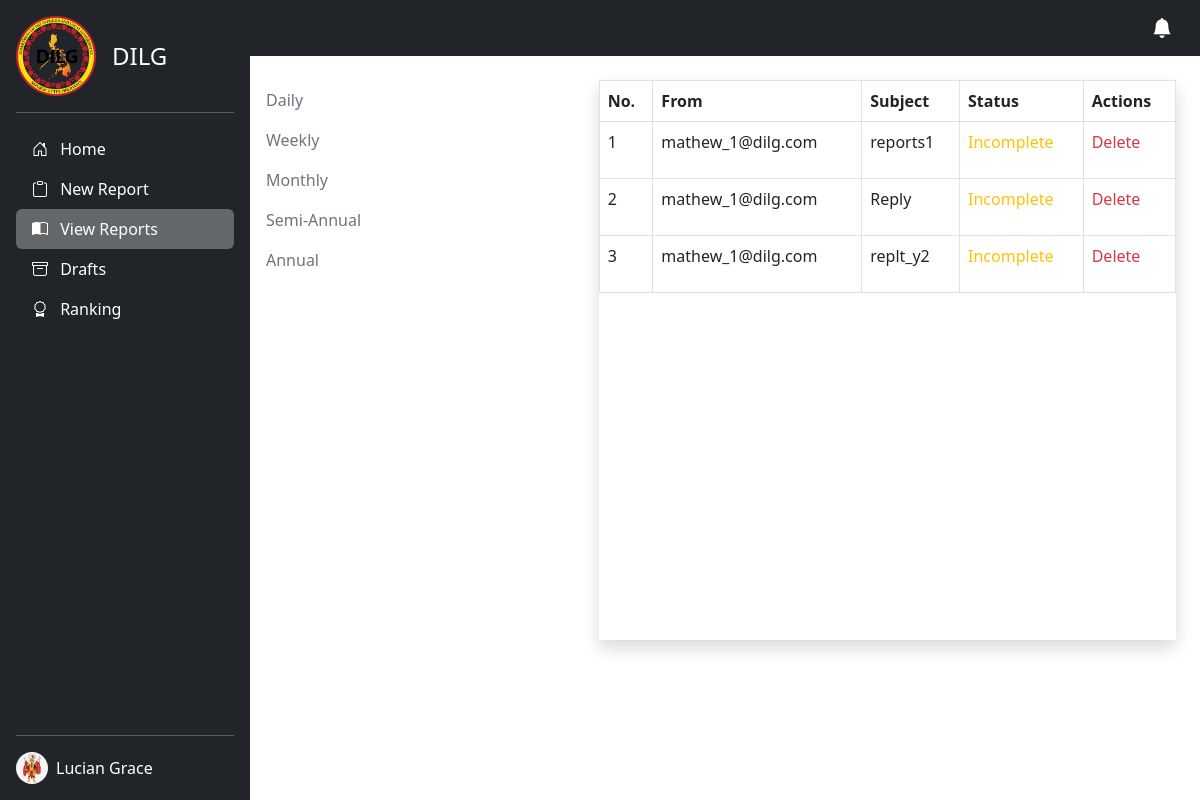
The app's page /admin/reports.php (signed in), older data.
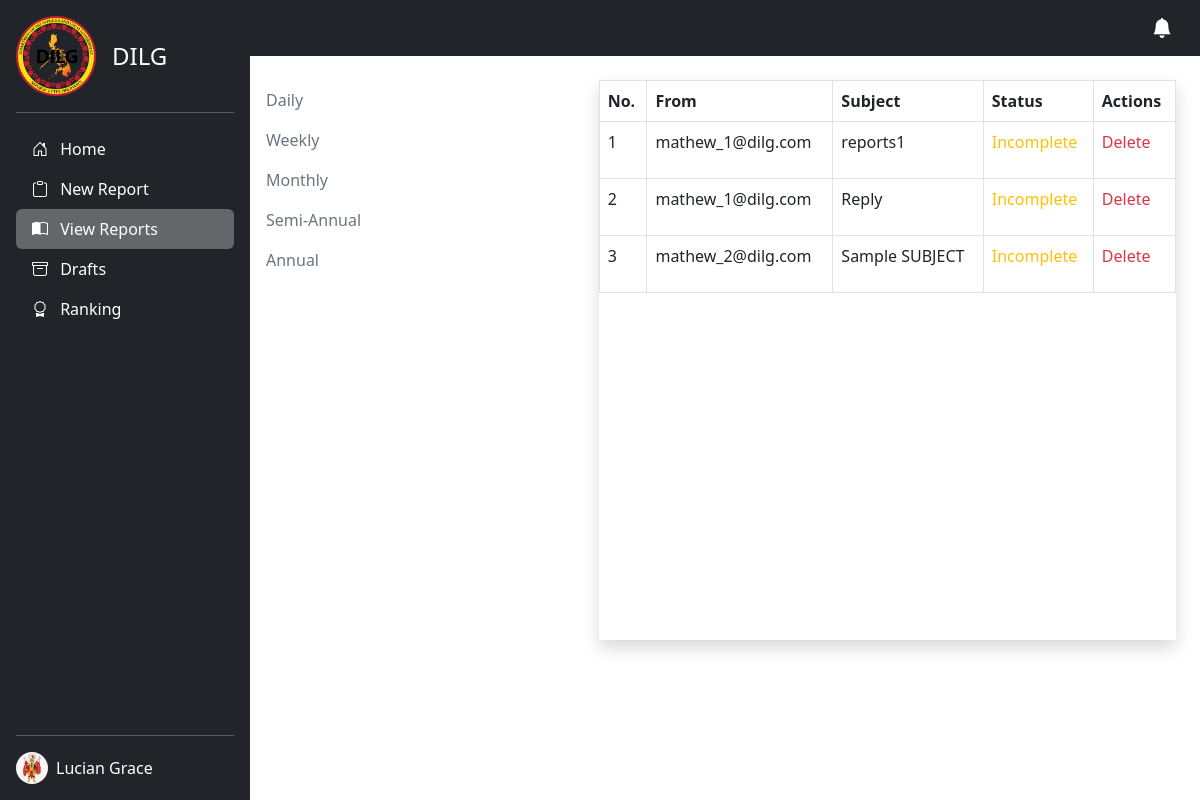
The same page, newer data.
### tables this page shows
CREATE TABLE `users` (
  `id` int(11) NOT NULL,
  `user_type` int(50) NOT NULL,
  `user_id` varchar(50) NOT NULL,
  `email` varchar(50) NOT NULL,
  `password` varchar(255) NOT NULL,
  `first_name` varchar(50) NOT NULL,
  `middle_name` varchar(50) NOT NULL,
  `last_name` varchar(50) NOT NULL,
  `date_of_birth` date NOT NULL,
  `address` varchar(255) NOT NULL,
  `barangay` varchar(50) NOT NULL,
  `barangay_id` varchar(50) NOT NULL,
  `dilg_id` varchar(100) NOT NULL,
  `image` blob NOT NULL,
  `date_time_created` datetime NOT NULL,
  `date_time_updated` datetime NOT NULL
);

CREATE TABLE `reports` (
  `id` int(11) NOT NULL,
  `user_id` varchar(50) NOT NULL,
  `report_id` varchar(50) NOT NULL,
  `from_user` varchar(50) NOT NULL,
  `to_user` varchar(50) NOT NULL,
  `barangay` varchar(10000) NOT NULL,
  `subject` varchar(50) NOT NULL,
  `opr` varchar(100) NOT NULL,
  `message` longtext NOT NULL,
  `duration` varchar(50) NOT NULL,
  `pdf_files` blob NOT NULL,
  `status` int(225) NOT NULL,
  `notif_status` int(11) NOT NULL,
  `date_start` datetime NOT NULL,
  `date_end` datetime NOT NULL,
  `deadline` int(11) NOT NULL,
  `date_created` date NOT NULL,
  `time_created` time NOT NULL,
  `date_updated` date NOT NULL,
  `time_updated` time NOT NULL
);

### admin/reports.php (the view, shortened to what this page needs)
<?php
include 'images.php';
$email = $_SESSION['username'];
$user_id = $_SESSION['user_id'];
$report_link = "add-report.php";
$view_link = "reports.php";
$draft_link = "draft.php";
$ranking = "ranking.php";
?>
<!DOCTYPE html>
<html lang="en">
<head>
  <link href="https://cdn.jsdelivr.net/npm/bootstrap@5.3.0-alpha1/dist/css/bootstrap.min.css" rel="stylesheet">
  <link rel="stylesheet" href="https://cdnjs.cloudflare.com/ajax/libs/bootstrap-icons/1.10.3/font/bootstrap-icons.min.css" />
  <link rel="stylesheet" href="../src/css/preloader.css">
</head>
<body>
  <main class="d-flex">
    <div class="d-flex flex-column flex-shrink-0 p-3 text-white bg-dark" style="width: 250px; min-height: 100vh;">
      <a href="/" class="d-flex align-items-center mb-3 mb-md-0 me-md-auto text-white text-decoration-none">
        <img src="../src/img/dilg.png" height="80" alt="">
        <span class="fs-4 ps-3">DILG</span>
      </a>
      <hr>
      <ul class="nav nav-pills flex-column mb-auto">
        <li class="nav-item">
          <a href="index.php" class="nav-link text-white">
            <i class="bi bi-house-door me-2"></i>
            Home
          </a>
        </li>
        <li>
          <a href="<?php echo $report_link ?>" class="nav-link text-white">
            <i class="bi bi-clipboard me-2"></i>
            New Report
          </a>
        </li>
        <li>
          <a href="<?php echo $view_link ?>" class="nav-link text-white active" aria-current="page">
            <i class="bi bi-book-half me-2"></i>
            View Reports
          </a>
        </li>
        <li>
          <a href="<?php echo $draft_link ?>" class="nav-link text-white">
            <i class="bi bi-archive me-2"></i>
            Drafts
          </a>
        </li>
        <li>
          <a href="<?php echo $ranking ?>" class="nav-link text-white">
            <i class="bi bi-award me-2"></i>
            Ranking
          </a>
        </li>
      </ul>
      <hr>
      <div class="dropdown">
        <a href="#" class="d-flex align-items-center text-white text-decoration-none" id="dropdownUser1" data-bs-toggle="dropdown" aria-expanded="false">
          <?php
          $sql_admin = "SELECT * FROM users WHERE user_id = '$user_id'";
          $query_admin = mysqli_query($conn, $sql_admin);
          $admin_row = mysqli_fetch_array($query_admin);
          ?>
          <img src="<?php if (empty($admin_row['image'])) {
                      echo '../src/img/avatar.svg';
                    } else {
                      echo 'admins/' . $admin_row['image'];
                    } ?>" alt="" width="32" height="32" class="rounded-circle me-2">
          <?= $admin_row['first_name'] . ' ' . $admin_row['last_name'] ?>
        </a>
      </div>
    </div>
    <div class="container-fluid p-0">
      <nav class="navbar bg-dark navbar-dark">
        <div class="container">
          <a class="navbar-brand ms-auto" href="#"><i class="bi bi-bell-fill"></i></a>
        </div>
      </nav>
      <div class="row mt-4">
        <div class="col-lg-4">
          <ul class="nav flex-column">
            <li class="nav-item">
              <a class="nav-link text-secondary" href="daily.php">Daily</a>
            </li>
            <li class="nav-item">
              <a class="nav-link text-secondary" href="weekly.php">Weekly</a>
            </li>
            <li class="nav-item">
              <a class="nav-link text-secondary" href="monthly.php">Monthly</a>
            </li>
            <li class="nav-item">
              <a class="nav-link text-secondary" href="semi-anual.php">Semi-Annual</a>
            </li>
            <li class="nav-item">
              <a class="nav-link text-secondary" href="annualy.php">Annual</a>
            </li>
          </ul>
        </div>
        <div class="col-lg-8">
          <div class="card shadow py-0 mx-4" style="border: none; border-radius: 0; min-height: 35rem;">
            <table class="table table-bordered table-hover" id="data">
              <thead>
                <tr>
                  <th>No.</th>
                  <th>From</th>
                  <th>Subject</th>
                  <th>Status</th>
                  <th>Actions</th>
                </tr>
              </thead>
              <tbody>
                <?php
                $sql = "SELECT * FROM reports WHERE to_user LIKE '%$email%'";
                $run = mysqli_query($conn, $sql);
                if (mysqli_num_rows($run) > 0) {
                  $count = 0;
                  foreach ($run as $row) {
                    $report_id = $row['report_id'];
                    $ciphering = "AES-128-CTR";
                    $options = 0;
                    $encryption_iv = '1234567891011121';
                    $encryption_key = "TeamAgnat";
                    $encryption = openssl_encrypt(
                      $report_id,
                      $ciphering,
                      $encryption_key,
                      $options,
                      $encryption_iv
                    );
                    $view_link = "view-reports.php?rid=" . $encryption;
                    $delete_link = "delete-reports.php?rid=" . $encryption;
                    $count++;
                ?>
                    <tr class="clickable-row" data-href="<?php echo $view_link ?>" style="cursor:pointer;">
                      <td><?php echo $count; ?></td>
                      <td><?php echo $row['from_user'] ?></td>
                      <td><?php echo $row['subject'] ?></td>
                      <?php if ($row['status'] == 1) {
                        echo "<td> <p class='text-success'> Complete </p> </td>";
                      } elseif ($row['status'] == 2) {
                        echo "<td> <p class='text-danger'> No Submission </p> </td>";
                      } elseif ($row['status'] == 3) {
                        echo "<td><p class='text-warning'> Incomplete </p> </td>";
                      } elseif ($row['status'] == 4) {
                        echo "<td> <p class='text-primary'> Late </p> </td>";
                      } else {
                        echo "<td> <p class='text-danger'> No Submssion </p>  </td>";
                      }  ?>
                      <td>
                        <a class='text-danger text-decoration-none' href="<?php echo $delete_link ?>" onClick="return confirm('Delete This report?')">Delete</a>
                      </td>
                    </tr>
                <?php
                  }
                }
                ?>
              </tbody>
            </table>
          </div>
        </div>
      </div>
    </div>
  </main>
</body>
</html>

### admin/reports.php (style rules this page uses)
body { overflow-x: hidden; }
.active { background: rgba(255, 255, 255, 0.3) !important; }

Row changes from the older to the newer data that the page shows:
removed reports: from_user "mathew_1@dilg.com", subject "replt_y2", shows "Incomplete"
added reports: from_user "mathew_2@dilg.com", subject "Sample SUBJECT", shows "Incomplete"
